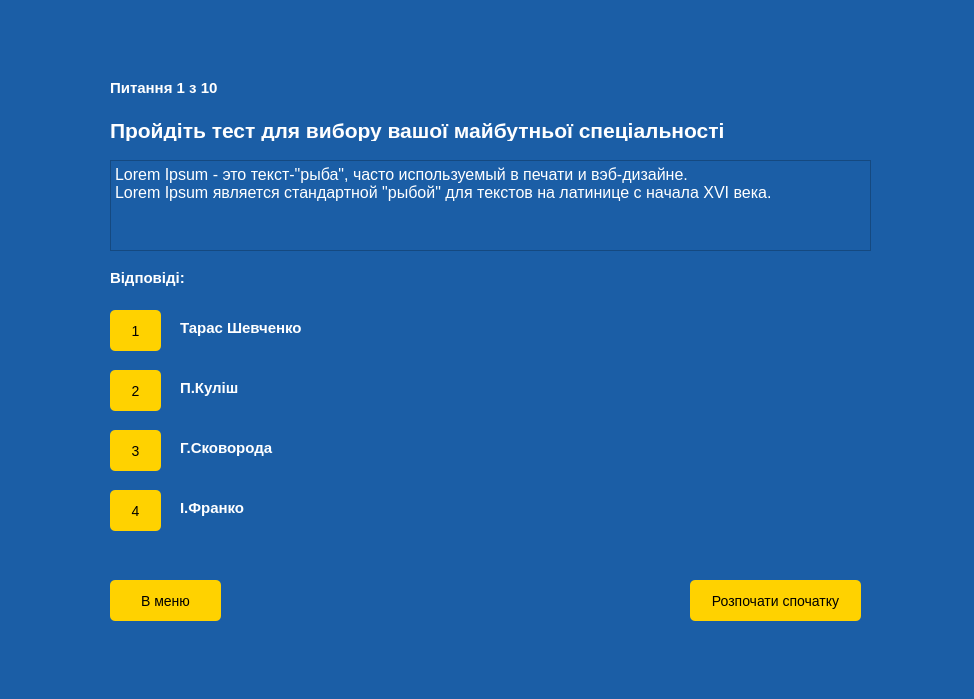
<?xml version="1.0" encoding="UTF-8"?>
<ui version="4.0">
 <class>TestWindow</class>
 <widget class="QMainWindow" name="TestWindow">
  <property name="geometry">
   <rect>
    <x>0</x>
    <y>0</y>
    <width>974</width>
    <height>699</height>
   </rect>
  </property>
  <property name="windowTitle">
   <string>MainWindow</string>
  </property>
  <property name="styleSheet">
   <string notr="true">background-color: #1B5EA6;
color:#fff;</string>
  </property>
  <widget class="QWidget" name="centralwidget">
   <widget class="QPushButton" name="pushButton">
    <property name="geometry">
     <rect>
      <x>110</x>
      <y>580</y>
      <width>111</width>
      <height>41</height>
     </rect>
    </property>
    <property name="styleSheet">
     <string notr="true">#pushButton {
   color:#000;
   border-radius:5px;
   background:#FFD200;
   font-size:14px;
   cursor:pointer;
}
#pushButton:hover {
	 background:#fff;
     cursor:pointer;
}</string>
    </property>
    <property name="text">
     <string>В меню</string>
    </property>
   </widget>
   <widget class="QPushButton" name="pushButton_2">
    <property name="geometry">
     <rect>
      <x>110</x>
      <y>310</y>
      <width>51</width>
      <height>41</height>
     </rect>
    </property>
    <property name="styleSheet">
     <string notr="true">#pushButton_2 {
   color:#000;
   border-radius:5px;
   background:#FFD200;
   font-size:14px;
   cursor:pointer;
}
#pushButton_2:hover {
	 background:#fff;
     cursor:pointer;
}</string>
    </property>
    <property name="text">
     <string>1</string>
    </property>
   </widget>
   <widget class="QLabel" name="label">
    <property name="geometry">
     <rect>
      <x>110</x>
      <y>120</y>
      <width>661</width>
      <height>21</height>
     </rect>
    </property>
    <property name="styleSheet">
     <string notr="true">font-size:21px;
font-weight:600;</string>
    </property>
    <property name="text">
     <string>Пройдіть тест для вибору вашої майбутньої спеціальності</string>
    </property>
   </widget>
   <widget class="QLabel" name="label_2">
    <property name="geometry">
     <rect>
      <x>110</x>
      <y>80</y>
      <width>121</width>
      <height>16</height>
     </rect>
    </property>
    <property name="styleSheet">
     <string notr="true">font-size:15px;
font-weight:600;</string>
    </property>
    <property name="text">
     <string>Питання 1 з 10</string>
    </property>
   </widget>
   <widget class="QLabel" name="label_4">
    <property name="geometry">
     <rect>
      <x>110</x>
      <y>270</y>
      <width>91</width>
      <height>16</height>
     </rect>
    </property>
    <property name="styleSheet">
     <string notr="true">font-size:15px;
font-weight:600;</string>
    </property>
    <property name="text">
     <string>Відповіді:</string>
    </property>
   </widget>
   <widget class="QLabel" name="label_pic">
    <property name="geometry">
     <rect>
      <x>560</x>
      <y>280</y>
      <width>301</width>
      <height>241</height>
     </rect>
    </property>
    <property name="text">
     <string/>
    </property>
   </widget>
   <widget class="QPushButton" name="pushButton_3">
    <property name="geometry">
     <rect>
      <x>110</x>
      <y>370</y>
      <width>51</width>
      <height>41</height>
     </rect>
    </property>
    <property name="styleSheet">
     <string notr="true">#pushButton_3 {
   color:#000;
   border-radius:5px;
   background:#FFD200;
   font-size:14px;
   cursor:pointer;
}
#pushButton_3:hover {
	 background:#fff;
     cursor:pointer;
}</string>
    </property>
    <property name="text">
     <string>2</string>
    </property>
   </widget>
   <widget class="QPushButton" name="pushButton_4">
    <property name="geometry">
     <rect>
      <x>110</x>
      <y>430</y>
      <width>51</width>
      <height>41</height>
     </rect>
    </property>
    <property name="styleSheet">
     <string notr="true">#pushButton_4 {
   color:#000;
   border-radius:5px;
   background:#FFD200;
   font-size:14px;
   cursor:pointer;
}
#pushButton_4:hover {
	 background:#fff;
     cursor:pointer;
}</string>
    </property>
    <property name="text">
     <string>3</string>
    </property>
   </widget>
   <widget class="QPushButton" name="pushButton_5">
    <property name="geometry">
     <rect>
      <x>110</x>
      <y>490</y>
      <width>51</width>
      <height>41</height>
     </rect>
    </property>
    <property name="styleSheet">
     <string notr="true">#pushButton_5 {
   color:#000;
   border-radius:5px;
   background:#FFD200;
   font-size:14px;
   cursor:pointer;
}
#pushButton_5:hover {
	 background:#fff;
     cursor:pointer;
}</string>
    </property>
    <property name="text">
     <string>4</string>
    </property>
   </widget>
   <widget class="QLabel" name="label_6">
    <property name="geometry">
     <rect>
      <x>180</x>
      <y>320</y>
      <width>141</width>
      <height>16</height>
     </rect>
    </property>
    <property name="styleSheet">
     <string notr="true">font-size:15px;
font-weight:700;</string>
    </property>
    <property name="text">
     <string>Тарас Шевченко</string>
    </property>
   </widget>
   <widget class="QLabel" name="label_7">
    <property name="geometry">
     <rect>
      <x>180</x>
      <y>380</y>
      <width>141</width>
      <height>16</height>
     </rect>
    </property>
    <property name="styleSheet">
     <string notr="true">font-size:15px;
font-weight:600;</string>
    </property>
    <property name="text">
     <string>П.Куліш</string>
    </property>
   </widget>
   <widget class="QLabel" name="label_8">
    <property name="geometry">
     <rect>
      <x>180</x>
      <y>440</y>
      <width>141</width>
      <height>16</height>
     </rect>
    </property>
    <property name="styleSheet">
     <string notr="true">font-size:15px;
font-weight:600;</string>
    </property>
    <property name="text">
     <string>Г.Сковорода</string>
    </property>
   </widget>
   <widget class="QLabel" name="label_9">
    <property name="geometry">
     <rect>
      <x>180</x>
      <y>500</y>
      <width>141</width>
      <height>16</height>
     </rect>
    </property>
    <property name="styleSheet">
     <string notr="true">font-weight:600;
font-size:15px;</string>
    </property>
    <property name="text">
     <string>І.Франко</string>
    </property>
   </widget>
   <widget class="QPushButton" name="pushButton_6">
    <property name="geometry">
     <rect>
      <x>690</x>
      <y>580</y>
      <width>171</width>
      <height>41</height>
     </rect>
    </property>
    <property name="styleSheet">
     <string notr="true">#pushButton_6 {
   color:#000;
   border-radius:5px;
   background:#FFD200;
   font-size:14px;
   cursor:pointer;
}
#pushButton_6:hover {
	 background:#fff;
     cursor:pointer;
}</string>
    </property>
    <property name="text">
     <string>Розпочати спочатку</string>
    </property>
   </widget>
   <widget class="QTextBrowser" name="textBrowser">
    <property name="geometry">
     <rect>
      <x>110</x>
      <y>160</y>
      <width>761</width>
      <height>91</height>
     </rect>
    </property>
    <property name="html">
     <string>&lt;!DOCTYPE HTML PUBLIC &quot;-//W3C//DTD HTML 4.0//EN&quot; &quot;http://www.w3.org/TR/REC-html40/strict.dtd&quot;&gt;
&lt;html&gt;&lt;head&gt;&lt;meta name=&quot;qrichtext&quot; content=&quot;1&quot; /&gt;&lt;style type=&quot;text/css&quot;&gt;
p, li { white-space: pre-wrap; }
&lt;/style&gt;&lt;/head&gt;&lt;body style=&quot; font-family:'MS Shell Dlg 2'; font-size:8.25pt; font-weight:400; font-style:normal;&quot;&gt;
&lt;p style=&quot; margin-top:0px; margin-bottom:0px; margin-left:0px; margin-right:0px; -qt-block-indent:0; text-indent:0px;&quot;&gt;&lt;span style=&quot; font-size:12pt;&quot;&gt;Lorem Ipsum - это текст-&amp;quot;рыба&amp;quot;, часто используемый в печати и вэб-дизайне.&lt;br /&gt;Lorem Ipsum является стандартной &amp;quot;рыбой&amp;quot; для текстов на латинице с начала XVI века.&lt;/span&gt;&lt;/p&gt;&lt;/body&gt;&lt;/html&gt;</string>
    </property>
   </widget>
  </widget>
  <widget class="QMenuBar" name="menubar">
   <property name="geometry">
    <rect>
     <x>0</x>
     <y>0</y>
     <width>974</width>
     <height>21</height>
    </rect>
   </property>
  </widget>
  <widget class="QStatusBar" name="statusbar"/>
 </widget>
 <resources/>
 <connections/>
</ui>
